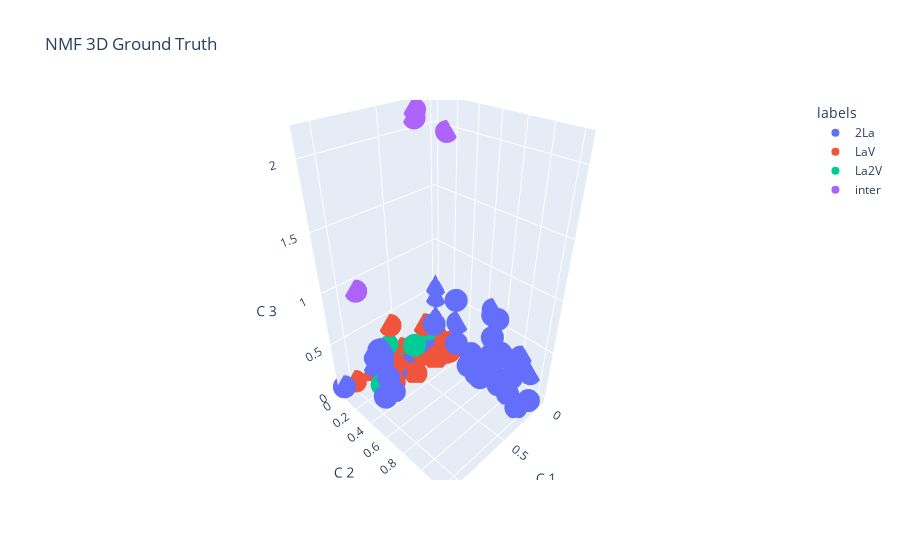

Source (notebook cell):
### Code cell
plot3d(W_df_kmeans3,title='NMF 3D Ground Truth', clus_lab = 'labels' )
